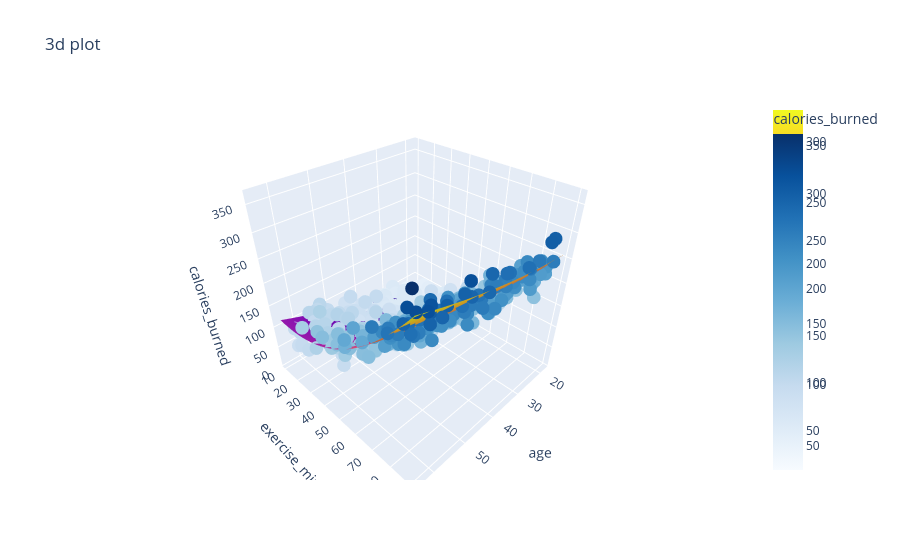

Notebook code for this chart:
### Code cell
# plane of regression
x_range = np.linspace(df['age'].min(), df['age'].max(), 30)
y_range = np.linspace(df['exercise_min'].min(), df['exercise_min'].max(), 30)

xx, yy = np.meshgrid(x_range, y_range)

heart_mean = df['heart_rate'].mean()
hear_rate_col = np.full(xx.ravel().shape, heart_mean)
pred_input = np.c_[xx.ravel(), yy.ravel(), hear_rate_col]
pred_input_poly = poly.transform(pred_input)
zz = lr2.predict(pred_input_poly).reshape(xx.shape)

fig = px.scatter_3d(df, x = df['age'], 
                       y = df['exercise_min'], 
                       z = df['calories_burned'],
                       color = df['calories_burned'],
                       color_continuous_scale='blues',
                       title = '3d plot')

fig.add_surface(x = x_range, y = y_range, z = zz)

fig.show()

### Figure 1 — Plotly figure (JSON) as saved in the notebook; plotly's stock layout.template omitted (floating-point values rounded to 4 significant figures; data arrays with more than 128 entries replaced by an {"elided": "..."} marker saying what was removed)
{"data": [{"hovertemplate": "age=%{x}<br>exercise_min=%{y}<br>calories_burned=%{marker.color}<extra></extra>", "legendgroup": "", "marker": {"color": {"elided": "500 float values"}, "coloraxis": "coloraxis", "symbol": "circle"}, "mode": "markers", "name": "", "scene": "scene", "showlegend": false, "type": "scatter3d", "x": {"elided": "500 int values"}, "y": {"elided": "500 float values"}, "z": {"elided": "500 float values"}}, {"type": "surface", "x": [18.0, 19.59, 21.17, 22.76, 24.34, 25.93, 27.52, 29.1, 30.69, 32.28, 33.86, 35.45, 37.03, 38.62, 40.21, 41.79, 43.38, 44.97, 46.55, 48.14, 49.72, 51.31, 52.9, 54.48, 56.07, 57.66, 59.24, 60.83, 62.41, 64.0], "y": [10.37, 13.12, 15.86, 18.61, 21.35, 24.1, 26.84, 29.59, 32.33, 35.08, 37.82, 40.57, 43.31, 46.06, 48.8, 51.55, 54.29, 57.04, 59.78, 62.53, 65.27, 68.02, 70.76, 73.51, 76.25, 79.0, 81.74, 84.49, 87.23, 89.98], "z": {"elided": "30x30 float values"}}], "layout": {"coloraxis": {"colorbar": {"title": {"text": "calories_burned"}}, "colorscale": [[0, "rgb(247,251,255)"], [0.125, "rgb(222,235,247)"], [0.25, "rgb(198,219,239)"], [0.375, "rgb(158,202,225)"], [0.5, "rgb(107,174,214)"], [0.625, "rgb(66,146,198)"], [0.75, "rgb(33,113,181)"], [0.875, "rgb(8,81,156)"], [1, "rgb(8,48,107)"]]}, "legend": {"tracegroupgap": 0}, "scene": {"domain": {"x": [0, 1], "y": [0, 1]}, "xaxis": {"title": {"text": "age"}}, "yaxis": {"title": {"text": "exercise_min"}}, "zaxis": {"title": {"text": "calories_burned"}}}, "title": {"text": "3d plot"}}}
